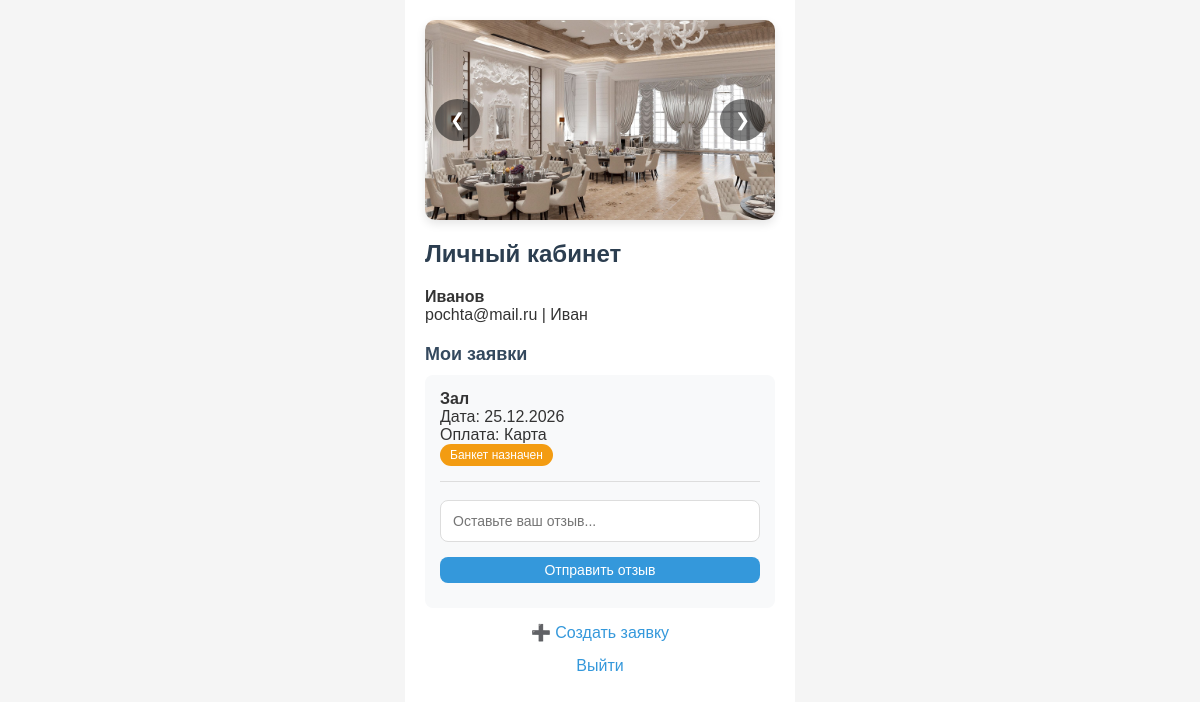
/profile (signed in), run on an earlier commit of the app's database.
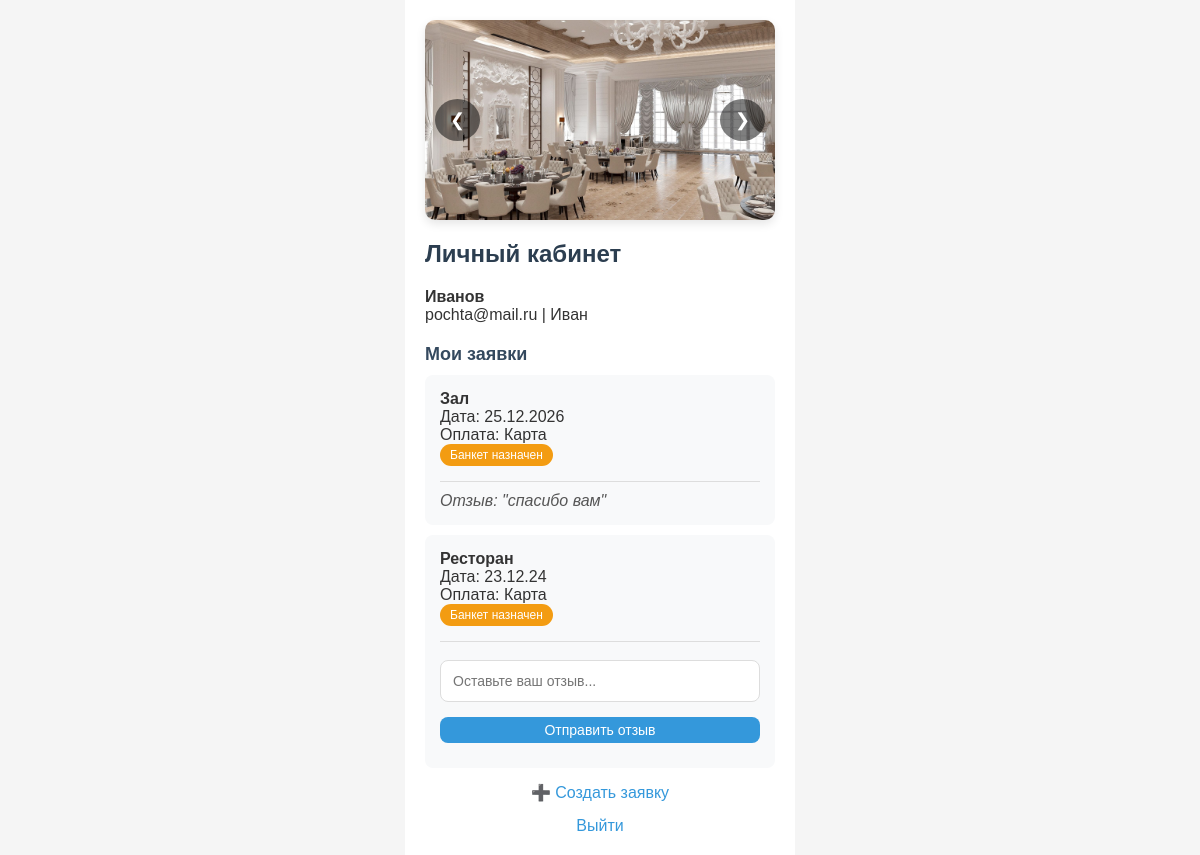
And on a later commit of the database.
### app.py (models this page shows)
class User(db.Model):
    id = db.Column(db.Integer, primary_key=True)
    login = db.Column(db.String(50), unique=True, nullable=False)
    password_hash = db.Column(db.String(200), nullable=False)
    full_name = db.Column(db.String(100), nullable=False)
    phone = db.Column(db.String(20), nullable=False)
    email = db.Column(db.String(100), nullable=False)

class Booking(db.Model):
    id = db.Column(db.Integer, primary_key=True)
    user_id = db.Column(db.Integer, db.ForeignKey('user.id'), nullable=False)
    room_name = db.Column(db.String(100), nullable=False)
    start_date = db.Column(db.String(20), nullable=False)
    payment_method = db.Column(db.String(50), nullable=False)
    status = db.Column(db.String(50), default='Новая')
    reviews = db.relationship('Review', backref='booking', lazy=True)

class Review(db.Model):
    id = db.Column(db.Integer, primary_key=True)
    booking_id = db.Column(db.Integer, db.ForeignKey('booking.id'), nullable=False)
    text = db.Column(db.Text, nullable=False)

### app.py (the view)
@app.route('/profile')
def profile():
    if 'user_id' not in session:
        return redirect(url_for('login'))
    user = User.query.get(session['user_id'])
    bookings = Booking.query.filter_by(user_id=user.id).all()
    return render_template('profile.html', user=user, bookings=bookings)

### templates/profile.html (shortened to what this page needs)
{% extends "base.html" %}
{% block content %}
<div class="slider-container">
    <div class="slider">
        <div class="slide"><img src="{{ url_for('static', filename='slide1.jpg') }}" alt="Зал 1"></div>
    </div>
    <button class="slider-btn prev" onclick="moveSlide(-1)">&#10094;</button>
    <button class="slider-btn next" onclick="moveSlide(1)">&#10095;</button>
</div>
<h1>Личный кабинет</h1>
<p><strong>{{ user.full_name }}</strong></p>
<p>{{ user.email }} | {{ user.phone }}</p>
<h2>Мои заявки</h2>
{% if bookings %}
    {% for b in bookings %}
        <div class="card">
            <p><strong>{{ b.room_name }}</strong></p>
            <p>Дата: {{ b.start_date }}</p>
            <p>Оплата: {{ b.payment_method }}</p>
            <span class="status
                {% if b.status == 'Новая' %}status-new
                {% elif b.status == 'Банкет назначен' %}status-assigned
                {% else %}status-done{% endif %}">
                {{ b.status }}
            </span>
            {% if b.status != 'Новая' %}
                <div style="margin-top: 15px; border-top: 1px solid #ddd; padding-top: 10px;">
                    {% if b.reviews %}
                        {% for r in b.reviews %}
                            <p style="font-style: italic; color: #555;">Отзыв: "{{ r.text }}"</p>
                        {% endfor %}
                    {% else %}
                        <form action="{{ url_for('add_review', booking_id=b.id) }}" method="POST">
                            <input type="text" name="review_text" placeholder="Оставьте ваш отзыв..." required style="margin-bottom: 5px;">
                            <button type="submit" style="padding: 5px; font-size: 14px;">Отправить отзыв</button>
                        </form>
                    {% endif %}
                </div>
            {% endif %}
        </div>
    {% endfor %}
{% else %}
    <p>У вас пока нет заявок.</p>
{% endif %}
<a href="{{ url_for('booking') }}" class="link-center">➕ Создать заявку</a>
<a href="{{ url_for('logout') }}" class="link-center">Выйти</a>
{% endblock %}

### templates/base.html (shortened to what this page needs)
<!DOCTYPE html>
<html lang="ru">
<head>
</head>
<body>
    <div class="container">
        {% block content %}{% endblock %}
    </div>
</body>
</html>

### templates/base.html (style rules this page uses)
* { margin: 0; padding: 0; box-sizing: border-box; }
body { font-family: Arial, sans-serif; background: #f5f5f5; color: #333; }
.container { max-width: 390px; margin: 0 auto; padding: 20px; background: white; min-height: 100vh; }
h1 { font-size: 24px; margin-bottom: 20px; color: #2c3e50; }
h2 { font-size: 18px; margin: 20px 0 10px; color: #34495e; }
input, select { width: 100%; padding: 12px; margin: 8px 0; border: 1px solid #ddd; border-radius: 8px; font-size: 14px; }
button { width: 100%; padding: 12px; background: #3498db; color: white; border: none; border-radius: 8px; font-size: 16px; cursor: pointer; margin: 10px 0; }
.card { background: #f8f9fa; border-radius: 8px; padding: 15px; margin: 10px 0; }
.status { display: inline-block; padding: 4px 10px; border-radius: 12px; font-size: 12px; color: white; }
.status-assigned { background: #f39c12; }
a { color: #3498db; text-decoration: none; }
.link-center { text-align: center; margin-top: 15px; display: block; }
.slider-container { position: relative; width: 100%; max-width: 350px; margin: 0 auto 20px auto; overflow: hidden; border-radius: 10px; box-shadow: 0 4px 10px rgba(0,0,0,0.1); }
.slider { display: flex; transition: transform 0.5s ease-in-out; width: 100%; }
.slide { min-width: 100%; box-sizing: border-box; }
.slide img { width: 100%; height: 200px; object-fit: cover; display: block; }
.slider-btn { position: absolute; top: 50%; transform: translateY(-50%); background: rgba(0,0,0,0.5); color: white; border: none; padding: 10px 15px; cursor: pointer; border-radius: 50%; font-size: 18px; width: auto; margin: 0; }
.prev { left: 10px; }
.next { right: 10px; }

What changed in the data, as far as the page shows it:
shown differently, row unchanged: Booking "Зал": no longer shows "Отправить отзыв"
added Review: text "спасибо вам", shown under Booking "Зал"
added Booking: room_name "Ресторан", start_date "23.12.24", payment_method "Карта", status "Банкет назначен"
